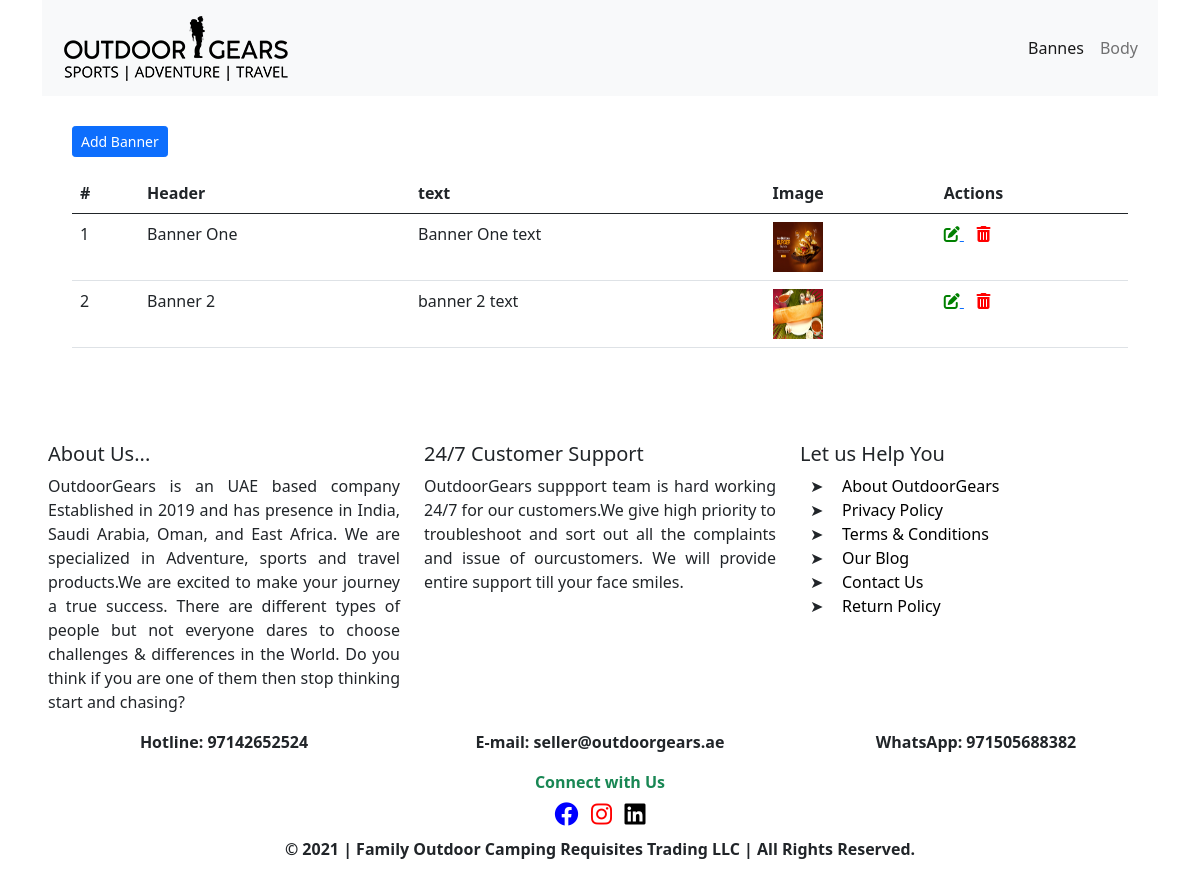
Screenshot of /admin/banners/index.php with the database file from the repository.
### tables this page shows
CREATE TABLE `body` (
  `id` int(11) NOT NULL,
  `nav_img` varchar(255) DEFAULT NULL,
  `about_us` text DEFAULT NULL,
  `customer_support` text DEFAULT NULL,
  `hot_line` varchar(255) DEFAULT NULL,
  `e_mail` varchar(255) DEFAULT NULL,
  `whatsapp` varchar(255) DEFAULT NULL,
  `facebook_link` varchar(255) DEFAULT NULL,
  `insta_link` varchar(255) DEFAULT NULL,
  `linked_link` varchar(255) DEFAULT NULL,
  `footer_copyright` varchar(255) DEFAULT NULL,
  `body_text` text DEFAULT NULL
);

CREATE TABLE `banners` (
  `id` int(11) NOT NULL,
  `header` varchar(255) DEFAULT NULL,
  `banner_text` varchar(255) DEFAULT NULL,
  `banner_img` varchar(255) DEFAULT NULL
);

### src/Database/Db.php (called while the page is built, shortened)
<?php
class Db
{
    public static $dbHost = "localhost";
    public static $dbUser = "root";
    public static $dbPass = "";
    public static $dbName = "outdoortest";
    public static function connect(){
        try {
            $conn = new PDO("mysql:host=".SELF::$dbHost.";dbname=".SELF::$dbName."", SELF::$dbUser, SELF::$dbPass);
            $conn->setAttribute(PDO::ATTR_ERRMODE, PDO::ERRMODE_EXCEPTION);
            return $conn;
        }
        catch(PDOException $e)
        {
            echo "Connection failed: " . $e->getMessage();
        }
    }
}

### src/body/body.php (called while the page is built, shortened)
<?php
    class Body{
        public $conn = null;
        public function __construct(){
            $this->conn = Db::connect();
        }
        public function fetchabody(){
            $sql = "SELECT * FROM `body` WHERE id = :id";
            $statement = $this->conn->prepare($sql);
            $statement->bindValue(':id', 1);
            $result = $statement->execute();
            $body = $statement->fetch();
            return $body;
        }
    }

### src/banners/banner.php (called while the page is built, shortened)
<?php
    class Banner{
        public $conn = null;
        public function __construct(){
            $this->conn = Db::connect();
        }
        public function fetchallbanners(){
            $sql = "SELECT * FROM `banners`";
            $statement = $this->conn->prepare($sql);
            $result = $statement->execute();
            $banners = $statement->fetchAll();
            return $banners;
        }
    }

### admin/banners/index.php (the view, shortened to what this page needs)
<?php
    $banner = new Banner();
    $banners = $banner->fetchallbanners();
?>
<?php include_once('../templates/header.php'); ?>
    <div style="padding: 30px !important;">
        <a class="btn btn-primary btn-sm mb-3" href="<?=Utility::AdminWebView?>banners/create.php">Add Banner</a>
        <table class="table" id="datatable">
            <thead>
                <tr>
                    <th>#</th>
                    <th>Header</th>
                    <th>text</th>
                    <th>Image</th>
                    <th>Actions</th>
                </tr>
            </thead>
            <tbody>
                <?php $i=1; ?>
                <?php foreach ($banners as $banner): ?>
                <tr>
                    <td><?=$i; ?></td>
                    <td><?=$banner['header']; ?></td>
                    <td><?=$banner['banner_text']; ?></td>
                    <?php
                        $folder = Utility::SeeBanners;
                        $path = $folder.$banner['banner_img'];
                    ?>
                    <td><img src="<?=$path;?>" class="img-fluid" style = "height: 50px; width: 50px;" alt = "image"></td>
                    <td>
                        <a href="edit.php?id=<?=$banner['id']; ?>">
                            <i class="fas fa-edit" style="color: green;"></i>
                        </a>
                        <a href="delete.php?id=<?=$banner['id']; ?>">
                            <i class="fas fa-trash-alt"  style="color: red;"></i>
                        </a>
                    </td>
                    <?php $i++; ?>
                </tr>
                <?php endforeach; ?>
            </tbody>
        </table>
    </div>
<?php include_once('../templates/footer.php'); ?>

### admin/templates/header.php (shortened to what this page needs)
<?php
    $body = new Body;
    $g_data = $body->fetchabody();
?>
<!doctype html>
<html lang="en">
  <head>
    <link href="https://cdn.jsdelivr.net/npm/bootstrap@5.0.2/dist/css/bootstrap.min.css" rel="stylesheet">
    <link rel="stylesheet" href="https://cdnjs.cloudflare.com/ajax/libs/font-awesome/6.1.1/css/all.min.css" />
    <link rel="stylesheet" type="text/css" href="https://cdn.datatables.net/v/dt/jqc-1.12.4/dt-1.12.1/b-2.2.3/sl-1.4.0/datatables.min.css"/>
    <link rel="stylesheet" href="../css/style.css">
  </head>
  <body>
    <div class="container">
        <nav class="navbar navbar-expand-lg navbar-light bg-light">
          <div class="container-fluid">
            <a class="navbar-brand" href="../index.php">
                <img src="<?=Utility::ImageFolder . $g_data['nav_img']?>" alt="">
            </a>
            <div class="collapse navbar-collapse" id="navbarSupportedContent">
              <ul class="navbar-nav ms-auto mb-2 mb-lg-0">
                <li class="nav-item">
                  <a class="nav-link active" aria-current="page" href="<?=Utility::AdminWebView?>banners/index.php">Bannes</a>
                </li>
                <li class="nav-item">
                  <a class="nav-link" href="<?=Utility::AdminWebView?>body/index.php">Body</a>
                </li>
              </ul>
            </div>
          </div>
        </nav>

### admin/templates/footer.php (shortened to what this page needs)
<?php
    $body = new Body;
    $g_data = $body->fetchabody();
?>
    </div>
    <footer class="footer px-5 mt-5">
        <div class="row text-center">
            <div class="col-md-4">
                <h5 style="text-align: left !important;">About Us...</h5>
                <p class="mt-2" style="text-align: justify;"><?=$g_data['about_us']?></p>
            </div>
            <div class="col-md-4">
                <h5 style="text-align: left !important;">24/7 Customer Support</h5>
                <p class="mt-2" style="text-align: justify;"><?=$g_data['customer_support']?></p>
            </div>
            <div class="col-md-4">
                <h5 style="text-align: left !important;">Let us Help You</h5>
                <ul style="margin-left: 10px !important; text-align: left !important;">
                    <li><a href="#">About OutdoorGears</a></li>
                    <li><a href="#">Privacy Policy</a></li>
                    <li><a href="#">Terms & Conditions</a></li>
                    <li><a href="#">Our Blog</a></li>
                    <li><a href="#">Contact Us</a></li>
                    <li><a href="#">Return Policy</a></li>
                </ul>
            </div>
        </div>
        <div class="row text-center">
            <div class="col-sm-4">
                <p class="fw-bold">Hotline: <?=$g_data['hot_line']?></p>
            </div>
            <div class="col-sm-4">
                <p class="fw-bold">E-mail: <?=$g_data['e_mail']?></p>
            </div>
            <div class="col-sm-4">
                <p class="fw-bold">WhatsApp: <?=$g_data['whatsapp']?></p>
            </div>
        </div>
        <div class="row">
            <div class="col-3"></div>
            <div class="col-6 text-center">
                <span class="text-center fw-bold text-success">Connect with Us</span><br>
                <div class="mt-2">
                    <a href="<?=$g_data['facebook_link']?>"><i class="fab fa-facebook" style="font-size: 1.5rem; color: blue;"></i></a>&nbsp;&nbsp;
                    <a href="<?=$g_data['insta_link']?>"><i class="fab fa-instagram" style="font-size: 1.5rem; color: red;"></i></a>&nbsp;&nbsp;
                    <a href="<?=$g_data['linked_link']?>"><i class="fab fa-linkedin" style="font-size: 1.5rem; color: black;"></i></a>
                </div>
            </div>
            <div class="col-3"></div>
        </div>
        <p class="text-center fw-bold mt-2"><?=$g_data['footer_copyright'];?></p>
    </footer>
  </body>
</html>

### css/style.css (style rules this page uses)
.footer ul { position: relative; list-style: none; }
.footer ul li::before { content: '\27A4'; position: absolute; left: 0; }
.footer ul li a { text-decoration: none; color: black; }

### rows the page displays
body: nav_img (picture), about_us "OutdoorGears is an UAE based company Established in 2019 and has presence in India, Saudi Arabia, Oman, and East Africa. We are specialized in Adventure, sports and travel products.We are excited to make your journey a true success. There are different types of people but not everyone dares to choose challenges & differences in the World. Do you think if you are one of them then stop thinking start and chasing?", customer_support "OutdoorGears suppport team is hard working 24/7 for our customers.We give high priority to troubleshoot and sort out all the complaints and issue of ourcustomers. We will provide entire support till your face smiles.", hot_line "97142652524", e_mail "seller@outdoorgears.ae", whatsapp "971505688382", footer_copyright "© 2021 | Family Outdoor Camping Requisites Trading LLC | All Rights Reserved."
banners: header "Banner One", banner_text "Banner One text", banner_img (picture)
banners: header "Banner 2", banner_text "banner 2 text", banner_img (picture)
